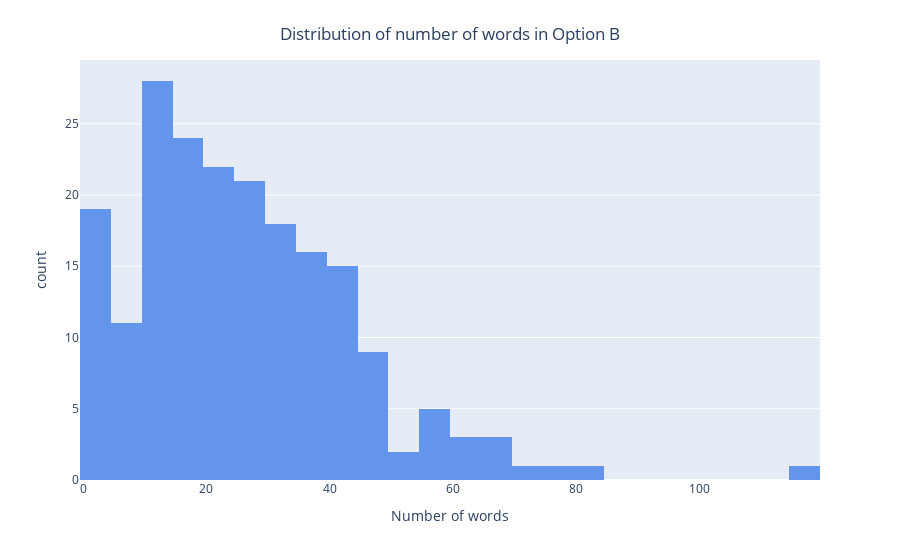

Write notebook code for a chart like this one.
### Code cell
fig = px.histogram([len(x.split(" ")) for x in df_train.B], nbins=40, color_discrete_sequence=['cornflowerblue'])
fig.update_layout(
    showlegend=False,
    xaxis_title='Number of words',
    title={
        'text':"Distribution of number of words in Option B",
        'y':0.95,
        'x':0.5,
        'xanchor':'center',
        'yanchor':'top'
    }
)

### Figure 1 — Plotly figure (JSON) as saved in the notebook; plotly's stock layout.template omitted (floating-point values rounded to 4 significant figures; data arrays with more than 128 entries replaced by an {"elided": "..."} marker saying what was removed)
{"data": [{"alignmentgroup": "True", "bingroup": "x", "hovertemplate": "variable=0<br>value=%{x}<br>count=%{y}<extra></extra>", "legendgroup": "0", "marker": {"color": "cornflowerblue", "pattern": {"shape": ""}}, "name": "0", "nbinsx": 40, "offsetgroup": "0", "orientation": "v", "showlegend": true, "type": "histogram", "x": {"elided": "200 int values"}, "xaxis": "x", "yaxis": "y"}], "layout": {"barmode": "relative", "legend": {"title": {"text": "variable"}, "tracegroupgap": 0}, "margin": {"t": 60}, "showlegend": false, "title": {"text": "Distribution of number of words in Option B", "x": 0.5, "xanchor": "center", "y": 0.95, "yanchor": "top"}, "xaxis": {"anchor": "y", "domain": [0, 1], "title": {"text": "Number of words"}}, "yaxis": {"anchor": "x", "domain": [0, 1], "title": {"text": "count"}}}}
